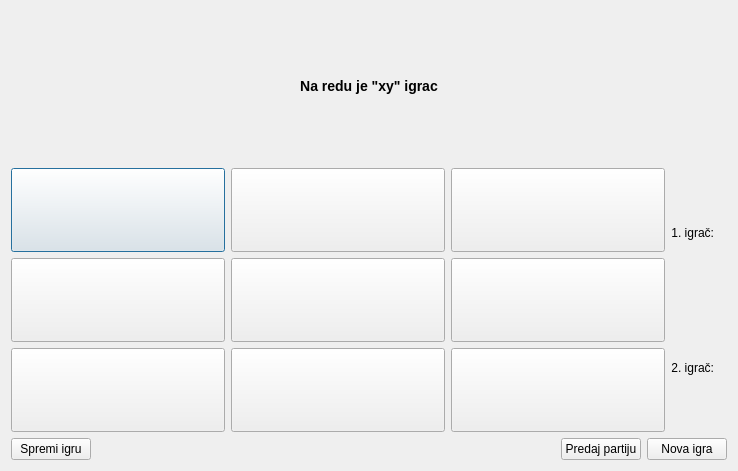
<?xml version="1.0" encoding="UTF-8"?>
<ui version="4.0">
 <class>GamePlay</class>
 <widget class="QDialog" name="GamePlay">
  <property name="geometry">
   <rect>
    <x>0</x>
    <y>0</y>
    <width>738</width>
    <height>471</height>
   </rect>
  </property>
  <property name="windowTitle">
   <string>Dialog</string>
  </property>
  <layout class="QVBoxLayout" name="verticalLayout_5">
   <item>
    <widget class="QLabel" name="label">
     <property name="text">
      <string>&lt;html&gt;&lt;head/&gt;&lt;body&gt;&lt;h3 align=&quot;center&quot; style=&quot; margin-top:14px; margin-bottom:12px; margin-left:0px; margin-right:0px; -qt-block-indent:0; text-indent:0px;&quot;&gt;&lt;span style=&quot; font-size:large; font-weight:700;&quot;&gt;Na redu je &amp;quot;xy&amp;quot; igrac&lt;/span&gt;&lt;/h3&gt;&lt;/body&gt;&lt;/html&gt;</string>
     </property>
    </widget>
   </item>
   <item>
    <layout class="QHBoxLayout" name="horizontalLayout_5">
     <item>
      <layout class="QHBoxLayout" name="horizontalLayout_2">
       <item>
        <layout class="QVBoxLayout" name="verticalLayout">
         <item>
          <widget class="QPushButton" name="pushButton_1">
           <property name="sizePolicy">
            <sizepolicy hsizetype="MinimumExpanding" vsizetype="Preferred">
             <horstretch>0</horstretch>
             <verstretch>0</verstretch>
            </sizepolicy>
           </property>
           <property name="font">
            <font>
             <pointsize>50</pointsize>
            </font>
           </property>
           <property name="text">
            <string/>
           </property>
          </widget>
         </item>
         <item>
          <widget class="QPushButton" name="pushButton_4">
           <property name="sizePolicy">
            <sizepolicy hsizetype="MinimumExpanding" vsizetype="Preferred">
             <horstretch>0</horstretch>
             <verstretch>0</verstretch>
            </sizepolicy>
           </property>
           <property name="font">
            <font>
             <pointsize>50</pointsize>
            </font>
           </property>
           <property name="text">
            <string/>
           </property>
          </widget>
         </item>
         <item>
          <widget class="QPushButton" name="pushButton_7">
           <property name="sizePolicy">
            <sizepolicy hsizetype="MinimumExpanding" vsizetype="Preferred">
             <horstretch>0</horstretch>
             <verstretch>0</verstretch>
            </sizepolicy>
           </property>
           <property name="font">
            <font>
             <pointsize>50</pointsize>
            </font>
           </property>
           <property name="text">
            <string/>
           </property>
          </widget>
         </item>
        </layout>
       </item>
       <item>
        <layout class="QVBoxLayout" name="verticalLayout_2">
         <item>
          <widget class="QPushButton" name="pushButton_2">
           <property name="sizePolicy">
            <sizepolicy hsizetype="MinimumExpanding" vsizetype="Preferred">
             <horstretch>0</horstretch>
             <verstretch>0</verstretch>
            </sizepolicy>
           </property>
           <property name="font">
            <font>
             <pointsize>50</pointsize>
            </font>
           </property>
           <property name="text">
            <string/>
           </property>
          </widget>
         </item>
         <item>
          <widget class="QPushButton" name="pushButton_5">
           <property name="sizePolicy">
            <sizepolicy hsizetype="MinimumExpanding" vsizetype="Preferred">
             <horstretch>0</horstretch>
             <verstretch>0</verstretch>
            </sizepolicy>
           </property>
           <property name="font">
            <font>
             <pointsize>50</pointsize>
            </font>
           </property>
           <property name="text">
            <string/>
           </property>
          </widget>
         </item>
         <item>
          <widget class="QPushButton" name="pushButton_8">
           <property name="sizePolicy">
            <sizepolicy hsizetype="MinimumExpanding" vsizetype="Preferred">
             <horstretch>0</horstretch>
             <verstretch>0</verstretch>
            </sizepolicy>
           </property>
           <property name="font">
            <font>
             <pointsize>50</pointsize>
            </font>
           </property>
           <property name="text">
            <string/>
           </property>
          </widget>
         </item>
        </layout>
       </item>
       <item>
        <layout class="QVBoxLayout" name="verticalLayout_3">
         <item>
          <widget class="QPushButton" name="pushButton_3">
           <property name="sizePolicy">
            <sizepolicy hsizetype="MinimumExpanding" vsizetype="Preferred">
             <horstretch>0</horstretch>
             <verstretch>0</verstretch>
            </sizepolicy>
           </property>
           <property name="font">
            <font>
             <pointsize>50</pointsize>
            </font>
           </property>
           <property name="text">
            <string/>
           </property>
          </widget>
         </item>
         <item>
          <widget class="QPushButton" name="pushButton_6">
           <property name="sizePolicy">
            <sizepolicy hsizetype="MinimumExpanding" vsizetype="Preferred">
             <horstretch>0</horstretch>
             <verstretch>0</verstretch>
            </sizepolicy>
           </property>
           <property name="font">
            <font>
             <pointsize>50</pointsize>
            </font>
           </property>
           <property name="text">
            <string/>
           </property>
          </widget>
         </item>
         <item>
          <widget class="QPushButton" name="pushButton_9">
           <property name="sizePolicy">
            <sizepolicy hsizetype="MinimumExpanding" vsizetype="Preferred">
             <horstretch>0</horstretch>
             <verstretch>0</verstretch>
            </sizepolicy>
           </property>
           <property name="font">
            <font>
             <pointsize>50</pointsize>
            </font>
           </property>
           <property name="text">
            <string/>
           </property>
          </widget>
         </item>
        </layout>
       </item>
      </layout>
     </item>
     <item>
      <layout class="QVBoxLayout" name="verticalLayout_4">
       <item>
        <layout class="QHBoxLayout" name="horizontalLayout_3">
         <item>
          <widget class="QLabel" name="label_igrac1ime">
           <property name="text">
            <string>1. igrač:</string>
           </property>
           <property name="alignment">
            <set>Qt::AlignRight|Qt::AlignTrailing|Qt::AlignVCenter</set>
           </property>
          </widget>
         </item>
         <item>
          <widget class="QLabel" name="label_krizic">
           <property name="text">
            <string/>
           </property>
          </widget>
         </item>
        </layout>
       </item>
       <item>
        <layout class="QHBoxLayout" name="horizontalLayout_4">
         <item>
          <widget class="QLabel" name="label_igrac2ime">
           <property name="text">
            <string>2. igrač:</string>
           </property>
           <property name="alignment">
            <set>Qt::AlignRight|Qt::AlignTrailing|Qt::AlignVCenter</set>
           </property>
          </widget>
         </item>
         <item>
          <widget class="QLabel" name="label_kruzic">
           <property name="text">
            <string/>
           </property>
          </widget>
         </item>
        </layout>
       </item>
      </layout>
     </item>
    </layout>
   </item>
   <item>
    <layout class="QHBoxLayout" name="horizontalLayout">
     <item>
      <widget class="QPushButton" name="pushButton_SaveGame">
       <property name="text">
        <string>Spremi igru</string>
       </property>
      </widget>
     </item>
     <item>
      <spacer name="horizontalSpacer">
       <property name="orientation">
        <enum>Qt::Horizontal</enum>
       </property>
       <property name="sizeHint" stdset="0">
        <size>
         <width>40</width>
         <height>20</height>
        </size>
       </property>
      </spacer>
     </item>
     <item>
      <widget class="QPushButton" name="pushButton_PredajPartiju">
       <property name="sizePolicy">
        <sizepolicy hsizetype="Minimum" vsizetype="Maximum">
         <horstretch>0</horstretch>
         <verstretch>0</verstretch>
        </sizepolicy>
       </property>
       <property name="text">
        <string>Predaj partiju</string>
       </property>
      </widget>
     </item>
     <item>
      <widget class="QPushButton" name="pushButton_NewGame">
       <property name="sizePolicy">
        <sizepolicy hsizetype="Minimum" vsizetype="Maximum">
         <horstretch>0</horstretch>
         <verstretch>0</verstretch>
        </sizepolicy>
       </property>
       <property name="text">
        <string>Nova igra</string>
       </property>
      </widget>
     </item>
    </layout>
   </item>
  </layout>
 </widget>
 <resources/>
 <connections/>
</ui>
